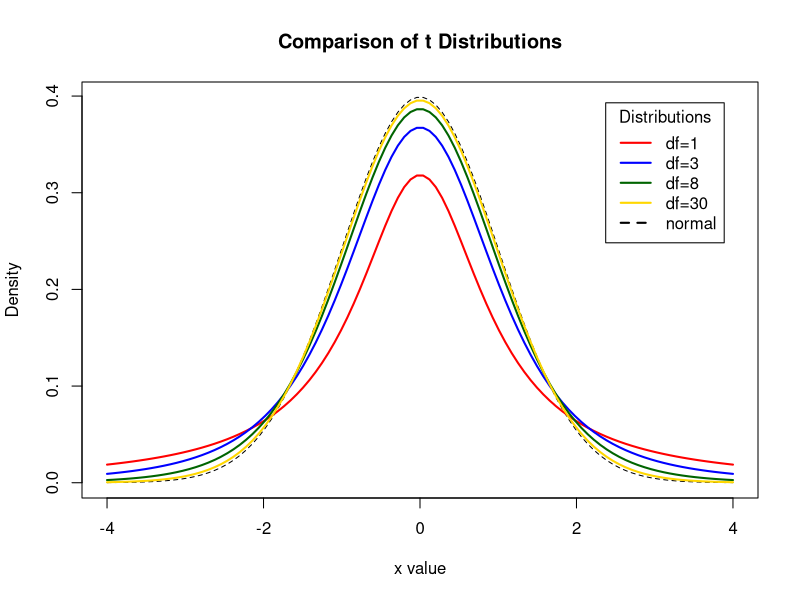
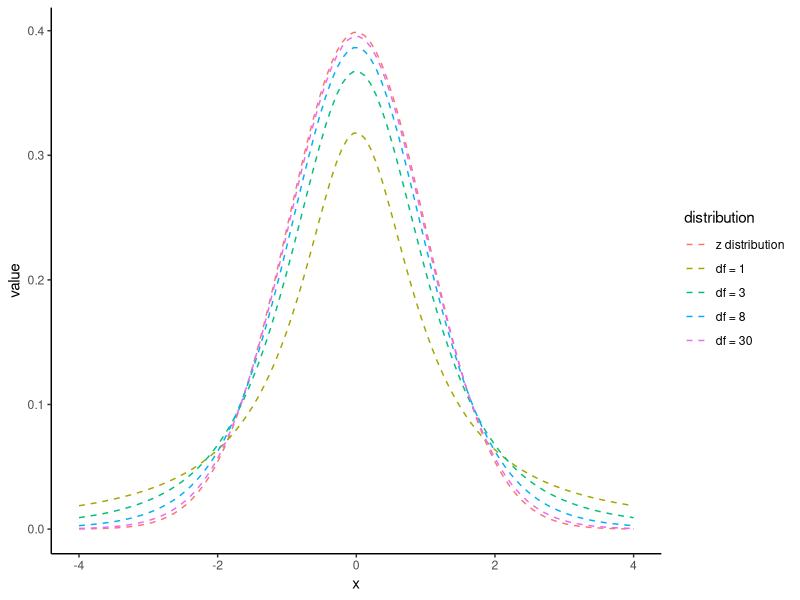

Here is the R script that generated these plots, in order:
# Install Packages ----
library(tidyverse)

# 14.2 Student's t-test -----
# This uses the t-distribution, small sample size version of the normal distribution, where tails are fatter if df are small
# 2 basic types of t-test

# One Sample t-test: takes the mean of a sample & compares it with the null hypothesis of 0
# Two Sample t-test: compares the difference between the means of 2 samples against a null hypothesis if no difference between the means of the two populations.
# General equation for calculating t is: t= difference/SE
# Calculation of t-value = counting standard errors (est. of diff is about 2x large as the SE at 95% CI).
# When sample sizes are large the t-distribution is roughly = to normal (z) distribution - less robust at small sample sizes.

# The below code allows for the comparison of distributions
# The Base R Version 
x <- seq(-4, 4, length=100)
hx <- dnorm(x)

degf <- c(1, 3, 8, 30)
colors <- c("red", "blue", "darkgreen", "gold", "black")
labels <- c("df=1", "df=3", "df=8", "df=30", "normal")

plot(x, hx, type="l", lty=2, xlab="x value",
     ylab="Density", main="Comparison of t Distributions")

for (i in 1:4){
  lines(x, dt(x,degf[i]), lwd=2, col=colors[i])
}

legend("topright", inset=.05, title="Distributions",
       labels, lwd=2, lty=c(1, 1, 1, 1, 2), col=colors)

# The Tidyverse Version
x <- seq(-4, 4, length=100)
z_dist <- dnorm(x)

values <- tibble(x,z_dist)

# map_dfc combines values returned into a dataframe
t <- map_dfc(degf, ~dt(x, .x))
colnames(t) <- degf

combined <- cbind(values,t)

combined %>% 
  pivot_longer(cols=!x, names_to="distribution") %>% 
  mutate(distribution=factor(distribution, levels=c("z_dist", "1", "3", "8", "30"))) %>%  
  mutate(distribution=fct_recode(distribution, "z distribution" = "z_dist", "df = 1" = "1", "df = 3" = "3", "df = 8" = "8", "df = 30" = "30")) %>% 
  ggplot(aes(x=x, y=value, colour=distribution))+
  geom_line(linetype="dashed")+
  theme_classic()

# There are 2 VALUES THAT HAVE TO BE CONSIDERED WHEN DISCUSSING T.
# 'critical t' - the value which must be exceeded for the test to be significant- defined by df
